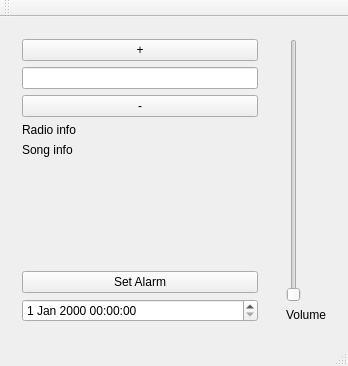
<?xml version="1.0" encoding="UTF-8"?>
<ui version="4.0">
 <class>MainWindow</class>
 <widget class="QMainWindow" name="MainWindow">
  <property name="geometry">
   <rect>
    <x>0</x>
    <y>0</y>
    <width>348</width>
    <height>366</height>
   </rect>
  </property>
  <property name="windowTitle">
   <string>Radio client</string>
  </property>
  <widget class="QWidget" name="centralWidget">
   <layout class="QGridLayout" name="gridLayout">
    <item row="0" column="1">
     <widget class="QWidget" name="widget" native="true">
      <layout class="QVBoxLayout" name="verticalLayout">
       <item>
        <widget class="QSlider" name="volumeSlider">
         <property name="maximum">
          <number>15</number>
         </property>
         <property name="orientation">
          <enum>Qt::Vertical</enum>
         </property>
         <property name="invertedAppearance">
          <bool>false</bool>
         </property>
         <property name="invertedControls">
          <bool>false</bool>
         </property>
        </widget>
       </item>
       <item>
        <widget class="QLabel" name="label">
         <property name="text">
          <string>Volume</string>
         </property>
        </widget>
       </item>
      </layout>
     </widget>
    </item>
    <item row="0" column="0">
     <widget class="QWidget" name="widget_2" native="true">
      <layout class="QGridLayout" name="gridLayout_2">
       <item row="9" column="0">
        <widget class="QDateTimeEdit" name="dateTimeEdit"/>
       </item>
       <item row="0" column="0">
        <widget class="QPushButton" name="seekUpButton">
         <property name="text">
          <string>+</string>
         </property>
        </widget>
       </item>
       <item row="7" column="0">
        <spacer name="verticalSpacer">
         <property name="orientation">
          <enum>Qt::Vertical</enum>
         </property>
         <property name="sizeHint" stdset="0">
          <size>
           <width>20</width>
           <height>40</height>
          </size>
         </property>
        </spacer>
       </item>
       <item row="5" column="0">
        <widget class="QLabel" name="songInfoLabel">
         <property name="text">
          <string>Song info</string>
         </property>
        </widget>
       </item>
       <item row="3" column="0">
        <widget class="QPushButton" name="seekDownButton">
         <property name="text">
          <string>-</string>
         </property>
        </widget>
       </item>
       <item row="1" column="0">
        <widget class="QLineEdit" name="frequencyLineEdit">
         <property name="readOnly">
          <bool>true</bool>
         </property>
        </widget>
       </item>
       <item row="8" column="0">
        <widget class="QPushButton" name="alarmButton">
         <property name="text">
          <string>Set Alarm</string>
         </property>
        </widget>
       </item>
       <item row="4" column="0">
        <widget class="QLabel" name="radioInfoLabel">
         <property name="text">
          <string>Radio info</string>
         </property>
        </widget>
       </item>
      </layout>
     </widget>
    </item>
   </layout>
  </widget>
  <widget class="QMenuBar" name="menuBar">
   <property name="geometry">
    <rect>
     <x>0</x>
     <y>0</y>
     <width>348</width>
     <height>27</height>
    </rect>
   </property>
  </widget>
  <widget class="QToolBar" name="mainToolBar">
   <attribute name="toolBarArea">
    <enum>TopToolBarArea</enum>
   </attribute>
   <attribute name="toolBarBreak">
    <bool>false</bool>
   </attribute>
  </widget>
  <widget class="QStatusBar" name="statusBar"/>
 </widget>
 <layoutdefault spacing="6" margin="11"/>
 <resources/>
 <connections/>
</ui>
